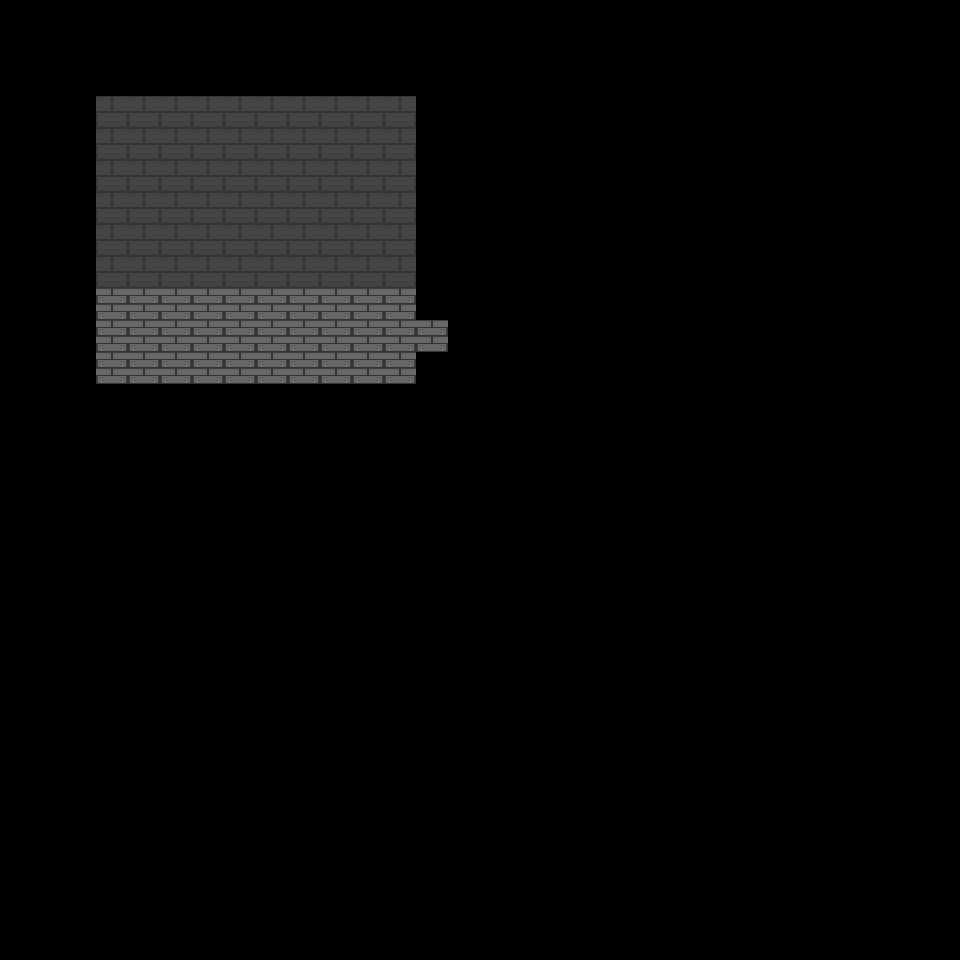

The image is a tile-based game level rendered from a .tmx file. Its description and complete source (layers, tilesets, objects, tile grids) follow:
An orthogonal 30x30 tile map with 32x32 px tiles, 2 tile layers (Tile Layer 1, Tile Layer 2) and 2 objects (ObjWall, ObjRoomChanger).

<map version="1.0" orientation="orthogonal" renderorder="right-down" width="30" height="30" tilewidth="32" tileheight="32" nextobjectid="3">
 <tileset firstgid="1" name="exampleTD" tilewidth="32" tileheight="32" tilecount="30" columns="10">
  <image source="../tile/exampleTD.png" trans="000000" width="320" height="96" />
 </tileset>
 <layer name="Tile Layer 1" width="30" height="30">
  <data encoding="csv">
0,0,0,0,0,0,0,0,0,0,0,0,0,0,0,0,0,0,0,0,0,0,0,0,0,0,0,0,0,0,
0,0,0,0,0,0,0,0,0,0,0,0,0,0,0,0,0,0,0,0,0,0,0,0,0,0,0,0,0,0,
0,0,0,0,0,0,0,0,0,0,0,0,0,0,0,0,0,0,0,0,0,0,0,0,0,0,0,0,0,0,
0,0,0,2,2,2,2,2,2,2,2,2,2,0,0,0,0,0,0,0,0,0,0,0,0,0,0,0,0,0,
0,0,0,2,2,2,2,2,2,2,2,2,2,0,0,0,0,0,0,0,0,0,0,0,0,0,0,0,0,0,
0,0,0,2,2,2,2,2,2,2,2,2,2,0,0,0,0,0,0,0,0,0,0,0,0,0,0,0,0,0,
0,0,0,2,2,2,2,2,2,2,2,2,2,0,0,0,0,0,0,0,0,0,0,0,0,0,0,0,0,0,
0,0,0,2,2,2,2,2,2,2,2,2,2,0,0,0,0,0,0,0,0,0,0,0,0,0,0,0,0,0,
0,0,0,2,2,2,2,2,2,2,2,2,2,0,0,0,0,0,0,0,0,0,0,0,0,0,0,0,0,0,
0,0,0,3,3,3,3,3,3,3,3,3,3,0,0,0,0,0,0,0,0,0,0,0,0,0,0,0,0,0,
0,0,0,3,3,3,3,3,3,3,3,3,3,3,0,0,0,0,0,0,0,0,0,0,0,0,0,0,0,0,
0,0,0,3,3,3,3,3,3,3,3,3,3,0,0,0,0,0,0,0,0,0,0,0,0,0,0,0,0,0,
0,0,0,0,0,0,0,0,0,0,0,0,0,0,0,0,0,0,0,0,0,0,0,0,0,0,0,0,0,0,
0,0,0,0,0,0,0,0,0,0,0,0,0,0,0,0,0,0,0,0,0,0,0,0,0,0,0,0,0,0,
0,0,0,0,0,0,0,0,0,0,0,0,0,0,0,0,0,0,0,0,0,0,0,0,0,0,0,0,0,0,
0,0,0,0,0,0,0,0,0,0,0,0,0,0,0,0,0,0,0,0,0,0,0,0,0,0,0,0,0,0,
0,0,0,0,0,0,0,0,0,0,0,0,0,0,0,0,0,0,0,0,0,0,0,0,0,0,0,0,0,0,
0,0,0,0,0,0,0,0,0,0,0,0,0,0,0,0,0,0,0,0,0,0,0,0,0,0,0,0,0,0,
0,0,0,0,0,0,0,0,0,0,0,0,0,0,0,0,0,0,0,0,0,0,0,0,0,0,0,0,0,0,
0,0,0,0,0,0,0,0,0,0,0,0,0,0,0,0,0,0,0,0,0,0,0,0,0,0,0,0,0,0,
0,0,0,0,0,0,0,0,0,0,0,0,0,0,0,0,0,0,0,0,0,0,0,0,0,0,0,0,0,0,
0,0,0,0,0,0,0,0,0,0,0,0,0,0,0,0,0,0,0,0,0,0,0,0,0,0,0,0,0,0,
0,0,0,0,0,0,0,0,0,0,0,0,0,0,0,0,0,0,0,0,0,0,0,0,0,0,0,0,0,0,
0,0,0,0,0,0,0,0,0,0,0,0,0,0,0,0,0,0,0,0,0,0,0,0,0,0,0,0,0,0,
0,0,0,0,0,0,0,0,0,0,0,0,0,0,0,0,0,0,0,0,0,0,0,0,0,0,0,0,0,0,
0,0,0,0,0,0,0,0,0,0,0,0,0,0,0,0,0,0,0,0,0,0,0,0,0,0,0,0,0,0,
0,0,0,0,0,0,0,0,0,0,0,0,0,0,0,0,0,0,0,0,0,0,0,0,0,0,0,0,0,0,
0,0,0,0,0,0,0,0,0,0,0,0,0,0,0,0,0,0,0,0,0,0,0,0,0,0,0,0,0,0,
0,0,0,0,0,0,0,0,0,0,0,0,0,0,0,0,0,0,0,0,0,0,0,0,0,0,0,0,0,0,
0,0,0,0,0,0,0,0,0,0,0,0,0,0,0,0,0,0,0,0,0,0,0,0,0,0,0,0,0,0
</data>
 </layer>
 <layer name="Tile Layer 2" width="30" height="30">
  <data encoding="csv">
0,0,0,0,0,0,0,0,0,0,0,0,0,0,0,0,0,0,0,0,0,0,0,0,0,0,0,0,0,0,
0,0,0,0,0,0,0,0,0,0,0,0,0,0,0,0,0,0,0,0,0,0,0,0,0,0,0,0,0,0,
0,0,0,0,0,0,0,0,0,0,0,0,0,0,0,0,0,0,0,0,0,0,0,0,0,0,0,0,0,0,
0,0,0,0,0,0,0,0,0,0,0,0,0,0,0,0,0,0,0,0,0,0,0,0,0,0,0,0,0,0,
0,0,0,0,0,0,0,0,0,0,0,0,0,0,0,0,0,0,0,0,0,0,0,0,0,0,0,0,0,0,
0,0,0,0,0,0,0,0,0,0,0,0,0,0,0,0,0,0,0,0,0,0,0,0,0,0,0,0,0,0,
0,0,0,0,0,0,0,0,0,0,0,0,0,0,0,0,0,0,0,0,0,0,0,0,0,0,0,0,0,0,
0,0,0,0,0,0,0,0,0,0,0,0,0,0,0,0,0,0,0,0,0,0,0,0,0,0,0,0,0,0,
0,0,0,0,0,0,0,0,0,0,0,0,0,0,0,0,0,0,0,0,0,0,0,0,0,0,0,0,0,0,
0,0,0,0,0,0,0,0,0,0,0,0,0,0,0,0,0,0,0,0,0,0,0,0,0,0,0,0,0,0,
0,0,0,0,0,0,0,0,0,0,0,0,0,0,0,0,0,0,0,0,0,0,0,0,0,0,0,0,0,0,
0,0,0,0,0,0,0,0,0,0,0,0,0,0,0,0,0,0,0,0,0,0,0,0,0,0,0,0,0,0,
0,0,0,0,0,0,0,0,0,0,0,0,0,0,0,0,0,0,0,0,0,0,0,0,0,0,0,0,0,0,
0,0,0,0,0,0,0,0,0,0,0,0,0,0,0,0,0,0,0,0,0,0,0,0,0,0,0,0,0,0,
0,0,0,0,0,0,0,0,0,0,0,0,0,0,0,0,0,0,0,0,0,0,0,0,0,0,0,0,0,0,
0,0,0,0,0,0,0,0,0,0,0,0,0,0,0,0,0,0,0,0,0,0,0,0,0,0,0,0,0,0,
0,0,0,0,0,0,0,0,0,0,0,0,0,0,0,0,0,0,0,0,0,0,0,0,0,0,0,0,0,0,
0,0,0,0,0,0,0,0,0,0,0,0,0,0,0,0,0,0,0,0,0,0,0,0,0,0,0,0,0,0,
0,0,0,0,0,0,0,0,0,0,0,0,0,0,0,0,0,0,0,0,0,0,0,0,0,0,0,0,0,0,
0,0,0,0,0,0,0,0,0,0,0,0,0,0,0,0,0,0,0,0,0,0,0,0,0,0,0,0,0,0,
0,0,0,0,0,0,0,0,0,0,0,0,0,0,0,0,0,0,0,0,0,0,0,0,0,0,0,0,0,0,
0,0,0,0,0,0,0,0,0,0,0,0,0,0,0,0,0,0,0,0,0,0,0,0,0,0,0,0,0,0,
0,0,0,0,0,0,0,0,0,0,0,0,0,0,0,0,0,0,0,0,0,0,0,0,0,0,0,0,0,0,
0,0,0,0,0,0,0,0,0,0,0,0,0,0,0,0,0,0,0,0,0,0,0,0,0,0,0,0,0,0,
0,0,0,0,0,0,0,0,0,0,0,0,0,0,0,0,0,0,0,0,0,0,0,0,0,0,0,0,0,0,
0,0,0,0,0,0,0,0,0,0,0,0,0,0,0,0,0,0,0,0,0,0,0,0,0,0,0,0,0,0,
0,0,0,0,0,0,0,0,0,0,0,0,0,0,0,0,0,0,0,0,0,0,0,0,0,0,0,0,0,0,
0,0,0,0,0,0,0,0,0,0,0,0,0,0,0,0,0,0,0,0,0,0,0,0,0,0,0,0,0,0,
0,0,0,0,0,0,0,0,0,0,0,0,0,0,0,0,0,0,0,0,0,0,0,0,0,0,0,0,0,0,
0,0,0,0,0,0,0,0,0,0,0,0,0,0,0,0,0,0,0,0,0,0,0,0,0,0,0,0,0,0
</data>
 </layer>
 <objectgroup name="Object Layer 1">
  <object id="1" type="ObjWall" x="448" y="320">
   <polyline points="0,0 -32,0 -32,-32 -352,-32 -352,64 -32,64 -32,32 0,32 0,0" />
  </object>
  <object id="2" type="ObjRoomChanger" x="432" y="320" width="16" height="32">
   <properties>
    <property name="nextRoom" value="testRoomTD" />
    <property name="nextX" type="int" value="10" />
    <property name="nextY" type="int" value="13" />
   </properties>
  </object>
 </objectgroup>
</map>
